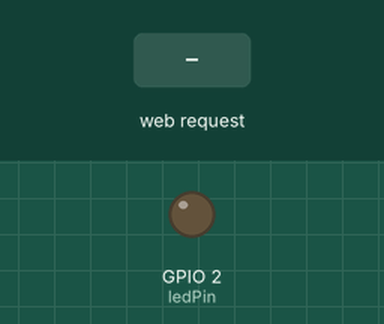
Simulated run of this sketch. Board: ESP32. On the bench: output pins drawn as LEDs (lit = HIGH). Inputs (shaded band) come from the test bench. WiFi joins after 1.5 s; servers stay silent unless stated; what the sketch prints to the serial monitor is not drawn.

Above: at 2.7 s.
2.8 s: HTTP request GET /set?bright=1 received
At 3.1 s:
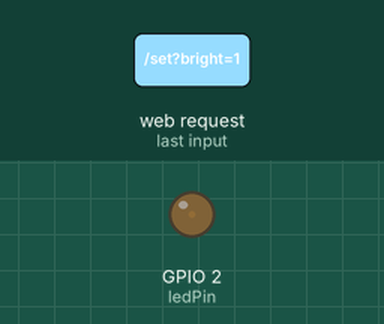
4.3 s: HTTP request GET /set?bright=120 received
At 5.5 s:
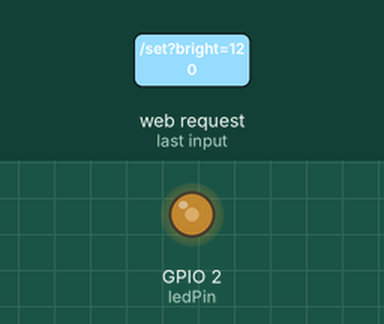
Timing chart, 0 to 7.3 s (numbered marks = the images above; inputs shaded):
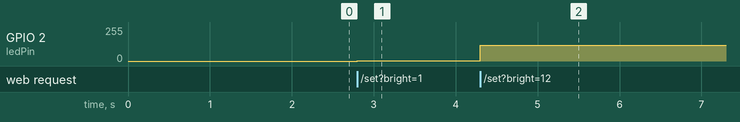

Measured:
- after the input at 2.8 s, GPIO 2 (ledPin): 0/255 → 1/255 at once
- after the input at 4.3 s, GPIO 2 (ledPin): 1/255 → 120/255 at once

The sketch:

Web_Dimmer_Slider.ino
```cpp
#include <WiFi.h>
#include <WebServer.h>

const char* ssid     = "zcc的ipone";
const char* password = "88888888";

const int ledPin = 2;
const int freq = 5000;
const int resolution = 8;

WebServer server(80);
int ledBright = 0;

void handleRoot() {
  // 精简稳健HTML，避免JS语法错误导致页面空白
  String html = "<!DOCTYPE html><html lang='zh-CN'>"
  "<head>"
  "<meta charset='UTF-8'>"
  "<meta name='viewport' content='width=device-width, initial-scale=1.0'>"
  "<title>ESP32 网页无极调光</title>"
  "<style>"
  "body{font-family:Arial;text-align:center;margin-top:60px;}"
  ".slider-box{width:85%;margin:30px auto;}"
  "#brightSlider{width:100%;height:25px;}"
  "#valShow{font-size:24px;font-weight:bold;margin:15px 0;}"
  "</style>"
  "</head>"
  "<body>"
  "<h1>Web 滑动条无极调光器</h1>"
  "<div class='slider-box'>"
  "<input type='range' id='brightSlider' min='0' max='255' value='0'>"
  "<div>当前亮度：<span id='valShow'>0</span></div>"
  "</div>"
  "<script>"
  "let slider = document.getElementById('brightSlider');"
  "let showVal = document.getElementById('valShow');"
  "slider.addEventListener('input',function(){"
  "let v = this.value;"
  "showVal.innerText = v;"
  "fetch('/set?bright='+v);"
  "});"
  "</script>"
  "</body></html>";
  server.send(200, "text/html; charset=UTF-8", html);
}

void handleSetBright() {
  if(server.hasArg("bright")){
    ledBright = server.arg("bright").toInt();
    ledBright = constrain(ledBright, 0, 255);
    ledcWrite(ledPin, ledBright);
  }
  server.send(200, "text/plain", "OK:"+String(ledBright));
}

void setup() {
  Serial.begin(115200);
  ledcAttach(ledPin, freq, resolution);
  ledcWrite(ledPin, 0);

  Serial.print("正在连接热点：");
  Serial.println(ssid);
  WiFi.begin(ssid, password);
  while(WiFi.status() != WL_CONNECTED){
    delay(500);
    Serial.print(".");
  }
  Serial.println("\nWiFi连接成功！");
  Serial.print("访问地址：http://");
  Serial.println(WiFi.localIP());

  server.on("/", handleRoot);
  server.on("/set", handleSetBright);
  server.begin();
}

void loop() {
  server.handleClient();
}
```
